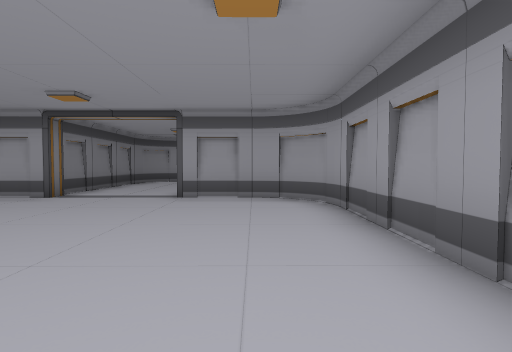
view 1 (above)

17 first-person views from a walk through a scene from a Unity 3-D project. The camera is 1.4 m above the floor, tilts 2° down and sees 80° across. Doors are open. The floor is counted in squares, 2 m on a side. Each view is taken from the middle of a square. On the plan, view 1 faces up. The plan holds only what a view shows up to about 10 squares ahead; the rest is blank. The place goes on beyond the plan. The player character is not drawn. Some surface patterns are stand-ins.

view 2
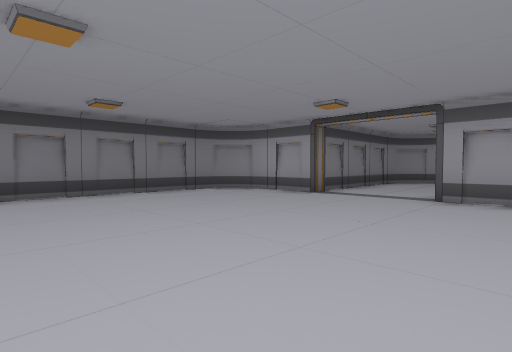

view 3
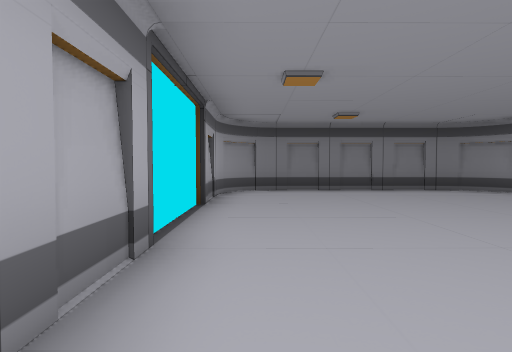

view 4
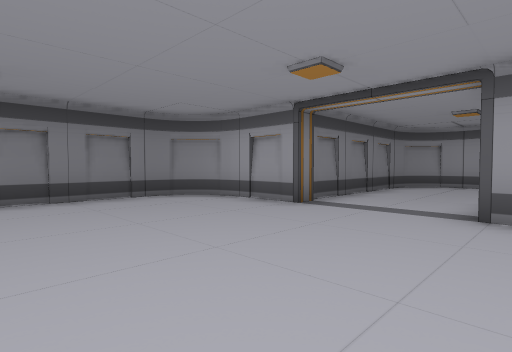

view 5
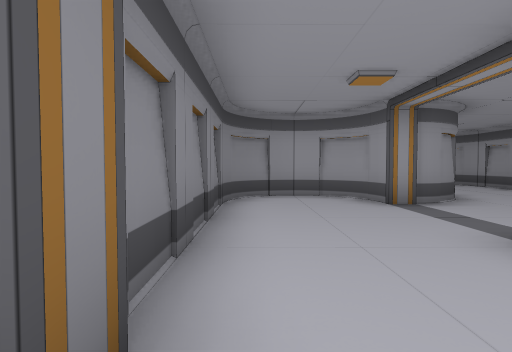

view 6
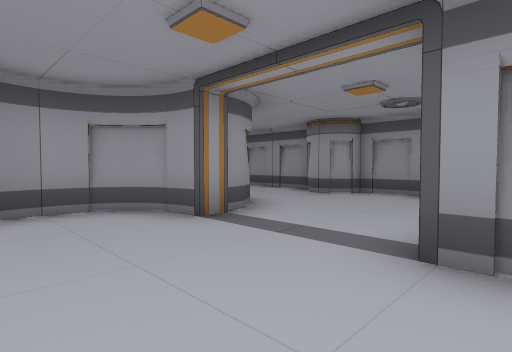

view 7
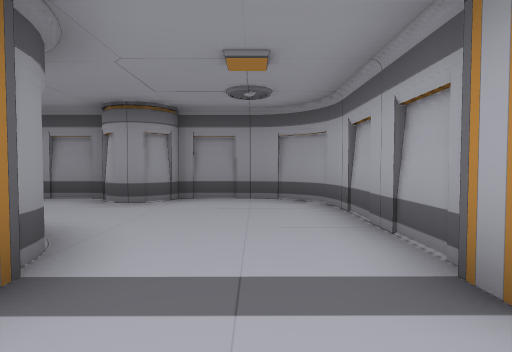

view 8
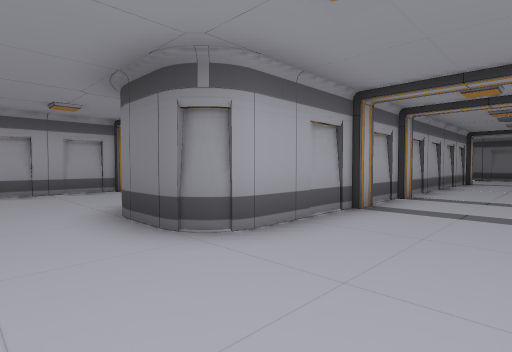

view 9
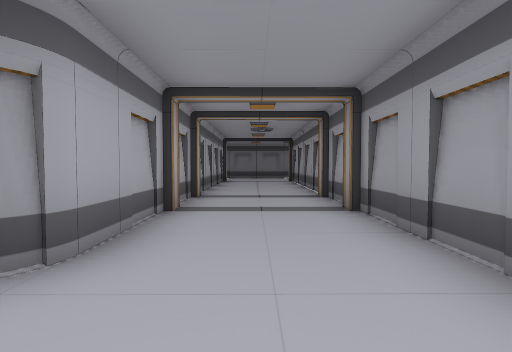

view 10
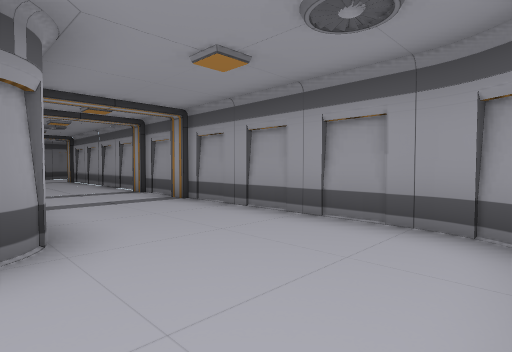

view 11
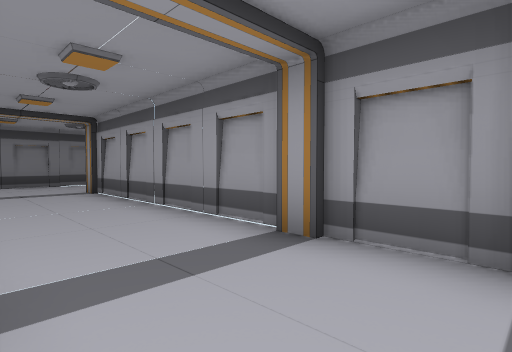

view 12
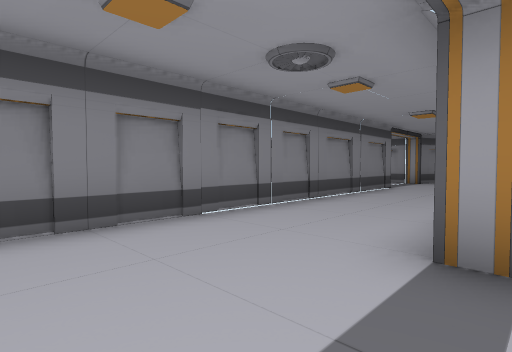

view 13
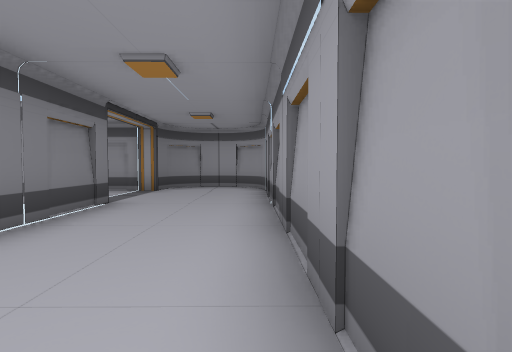

view 14
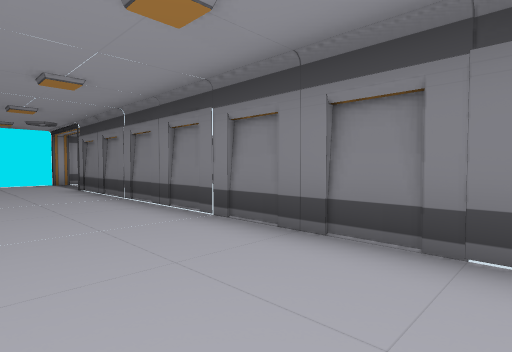

view 15
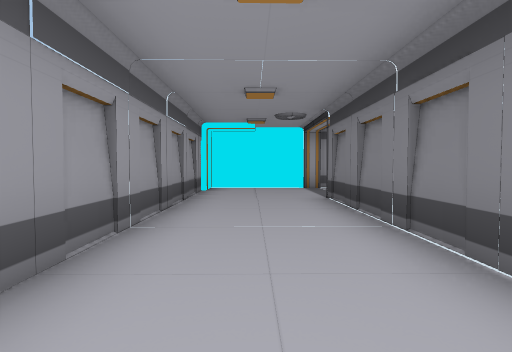

view 16
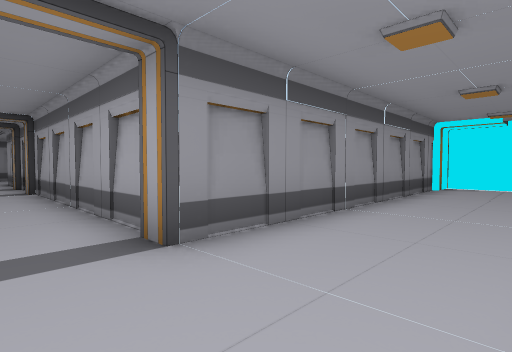

view 17
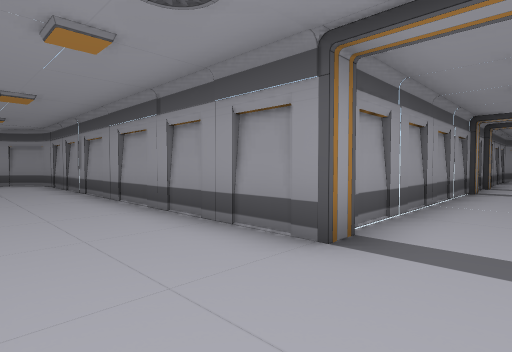

### Floor plan
Key: @ floor where view 1 was taken; # wall or solid block; . floor; D open door.
Columns run from 16 left of view 1 to 4 right of it. Each row starts with its distance up from view 1.
 29  ####
 28 ##...#
 27 .D...#
 26  D...#
 25  D...#
 24 ##...#
 23  #...#
 22  #...#
 21  #...#
 20  #...#
 19  #...#
 18  #...###############
 17  #.........D.......
 16  #.........D........#
 15  #.........D........#
 14  #...############...#
 13  #...#     ######..##
 12  #...#     #...##..##
 11  #...#     #........#
 10  #...#     #........#
  9 ##...#     #.......##
  8  ....#     #...#####
  7  ....#  ####...###
  6  ....#  #.........#
  5  #####  #.........#
  4         #.........#
  3         #.........#
  2         #.........#
  1         #.........
  0         #.......@.
 -1         #########

Where each view was taken, in squares from view 1:
view 1: 0 up, 0 right, facing up
view 2: 0 up, 0 right, facing up-left
view 3: 0 up, 1 right, facing left
view 4: 2 up, 1 left, facing up-left
view 5: 6 up, 4 left, facing up
view 6: 8 up, 4 left, facing up-right
view 7: 10 up, 3 left, facing right
view 8: 17 up, 2 right, facing down-left
view 9: 16 up, 2 right, facing left
view 10: 14 up, 3 right, facing up-left
view 11: 15 up, 3 left, facing up-left
view 12: 15 up, 11 left, facing up-left
view 13: 19 up, 12 left, facing up
view 14: 18 up, 12 left, facing down-left
view 15: 15 up, 13 left, facing down
view 16: 16 up, 14 left, facing down-right
view 17: 16 up, 14 left, facing up-right
